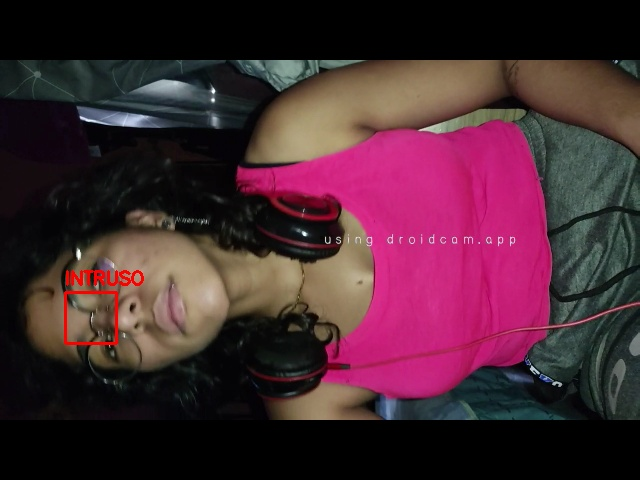
#> input picture evidencia/intruso_1779969643_0.jpg, 640 x 480 px, given in place of the camera
$ python vision_engine.py
#> lines starting #> are read from the running program, lines starting #| are printed output that depends on the picture
import cv2
import sqlite3
from datetime import datetime

class VisionEngine:
    """Algoritmos de procesamiento de imagenes"""

    def __init__(self):
        # 0 (Cámara por defecto. 1 ó 2 para externas)
        self.cap = cv2.VideoCapture(0)

        # 1 Cargar el calsificador (El Cerebro)
        self.face_cascade = cv2.CascadeClassifier('haarcascade_frontalface_default.xml')

        # 2 Conecta base de datos (La memoria)
        self.conn = sqlite3.connect('vision_guard.db')
        self.cursor = self.conn.cursor()
        self.cursor.execute(''' CREATE TABLE IF NOT EXISTS registros
                            (id INTEGER PRIMARY KEY AUTOINCREMENT, fecha TEXT, evento TEXT)''')
        self.conn.commit()

        if not self.cap.isOpened():
            print("Error no se pudo acceder a la cámara")
            exit()

    def registrar_evento(self):
        """Guarda la detección en la base de datos"""
        ahora = datetime.now().strftime("%d-%m-%Y %H:%M:%S")
        self.cursor.execute("INSERT INTO registros (fecha, evento) VALUES (?, ?)", (ahora, "Rostro Detectado"))
        self.conn.commit()
        print(f"Log generado: {ahora}")

    def iniciar_transmision(self):
        print("Iniciando visión artificial... Presiona 'q' para salir.")

        # El bucle del FRAME: Aquí es donde ocurre los 33.3ms
        while True:
            # 1. INGESTA: Captura el frame actual
            ret, frame = self.cap.read()
#> frame is the input picture: shape (480, 640, 3); mean B, G, R 49.1, 39.5, 70.4

            if not ret:
                break

            # 2. Algoritmo Espejo (Flip): Invertir horizontalmente
            frame_espejo = cv2.flip(frame, 1)
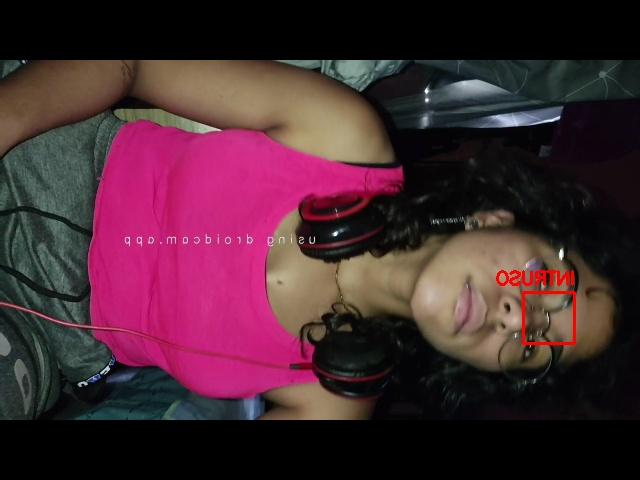
#> frame_espejo: shape (480, 640, 3); mean B, G, R 49.1, 39.5, 70.4

            # 3. Conversión a gris
            gris = cv2.cvtColor(frame_espejo, cv2.COLOR_BGR2GRAY)
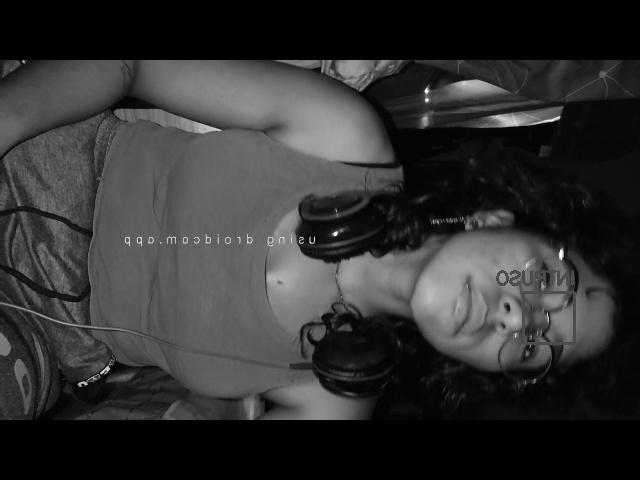
#> gris: shape (480, 640); min 0, max 254, mean 49.8

            # 4. Filtro de suavizado (GaussianBlur)
            desenfocado = cv2.GaussianBlur(gris, (7, 7), 0)

            # Detección de rostros
            rostros = self.face_cascade.detectMultiScale(desenfocado, 1.3, 5)
#> rostros = ()

            # Dibujar recuadro y registar
            for (x, y, w, h) in rostros:
                # Dibujamos sobre el frame
                cv2.rectangle(frame_espejo, (x, y), (x+w, y+h), (0,255,0), 2)
                self.registrar_evento()
#> this loop made 0 passes

            # 5. Renderizado: mostrar las ventanas
            # Ventana 1: lo que ve el humano (color)
            cv2. imshow('Vision-Guard: Original (RGB)', frame_espejo)

            # Salida Segura: Esperar 1ms y detectar si se presiona la 'q'

            if cv2.waitKey(1) & 0xFF == ord('q'):
#> (key q is pressed here)
                break

        self.liberar_recursos()

    def liberar_recursos(self):
        """Cerrar procesos y limpiar memoria"""
        self.cap.release()
        self.conn.close() # Cerramos la conexión a la BD
        cv2.destroyAllWindows()
        print("Recursos liberados. Apagando sistema. Feliz día. :)")

# Ejecución principal
if __name__ == "__main__":
    motor = VisionEngine()
    motor.iniciar_transmision()
